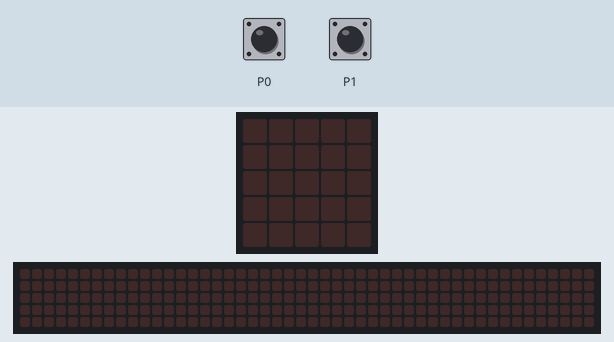
Recording of a program running on a simulated BBC micro:bit (MakeCode). Shown: the board's 5×5 LED display, a strip that is not on the board, showing the scrolling text unrolled. Inputs (shaded band) come from the test bench. Random numbers come from a fixed seed; the 48×5 strip is a reading aid, not a part: it shows the text the display is scrolling, unrolled, one strip-width of it at a time.

Above: at 1.2 s.
1.3 s: touch pin P0 pressed for 0.15 s
At 2.0 s:
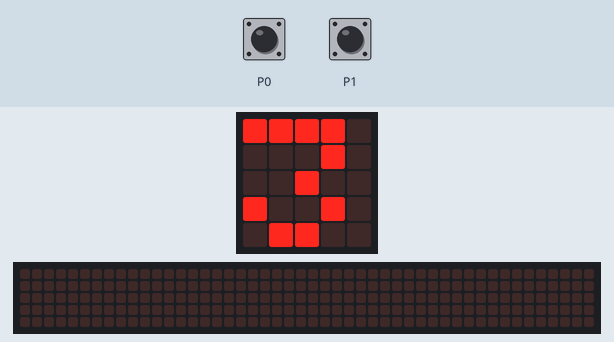
4.4 s: touch pin P1 pressed for 0.15 s
At 5.7 s:
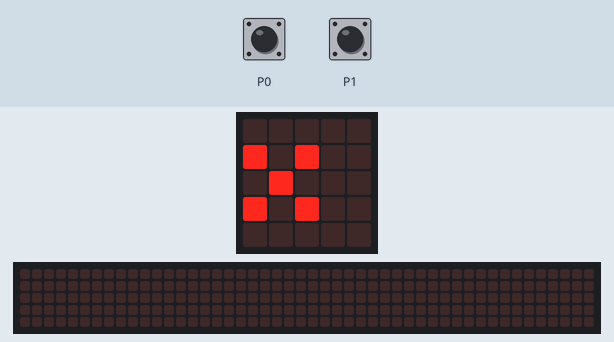
6.0 s: touch pin P0 pressed for 0.15 s
At 7.5 s:
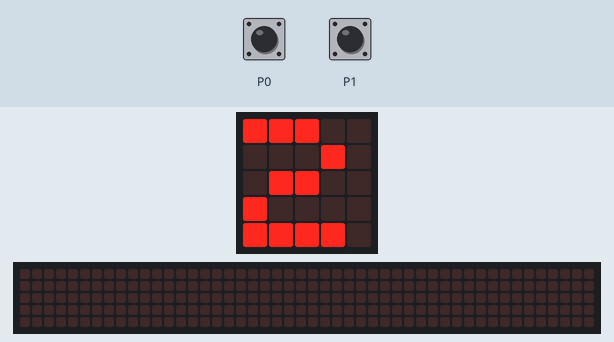
9.1 s: touch pin P0 pressed for 0.15 s
At 12.1 s:
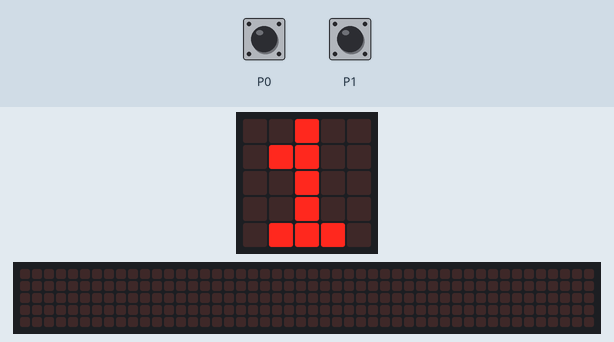
12.2 s: touch pin P1 pressed for 0.15 s
At 13.3 s:
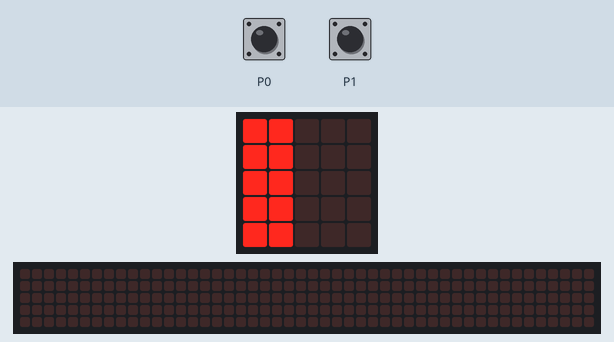
15.3 s: touch pin P1 pressed for 0.15 s
At 21.4 s:
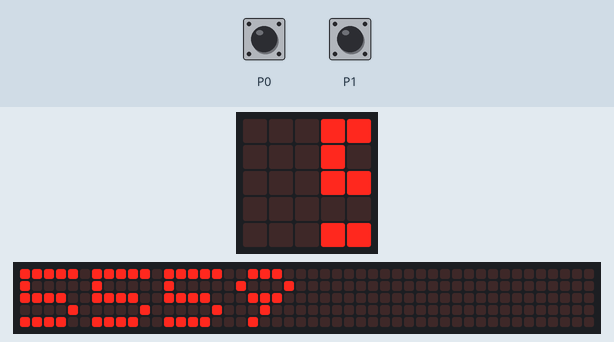
Timing chart, 0 to 22.5 s (numbered marks = the images above; inputs shaded):
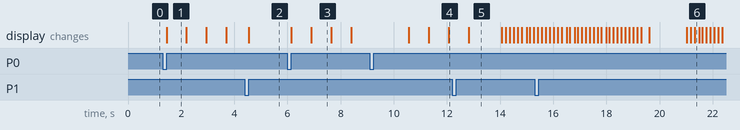

Measured:
- after the input at 1.3 s, the display: changes after 0.15 s (image 1)
- after the input at 6.0 s, the display: first changes after 0.15 s (image 3 shows a later state)
- what the display in image 1 shows lasts 0.7 s, from 1.5 s to 2.2 s
- what the display in image 5 shows lasts 1.3 s, from 12.8 s to 14.1 s

The program:

main.ts
```typescript
input.onPinPressed(TouchPin.P0, function () {
    basic.showNumber(3)
    basic.showNumber(2)
    basic.showNumber(1)
    basic.clearScreen()
    running = false
    false_start = false
    basic.pause(1000 + randint(0, 2000))
    if (!(false_start)) {
        start = input.runningTime()
        running = true
        led.stopAnimation()
        basic.clearScreen()
        led.plot(randint(0, 4), randint(0, 4))
    }
})
input.onPinPressed(TouchPin.P1, function () {
    if (running) {
        running = false
        end = input.runningTime()
        basic.showLeds(`
            # # . . .
            # # . . .
            # # . . .
            # # . . .
            # # . . .
            `)
        basic.pause(1000)
        basic.showNumber(end - start)
    } else {
        false_start = true
        basic.showLeds(`
            . . . . .
            # . # . .
            . # . . .
            # . # . .
            . . . . .
            `)
    }
})
let start = 0
let end = 0
let false_start = false
let running = false
running = false
false_start = false
end = 0
start = 0
```

test.ts
```typescript
// aquí va el archivo "tests"; esto no se compilará cuando este paquete se utilice como una extensión.
```
